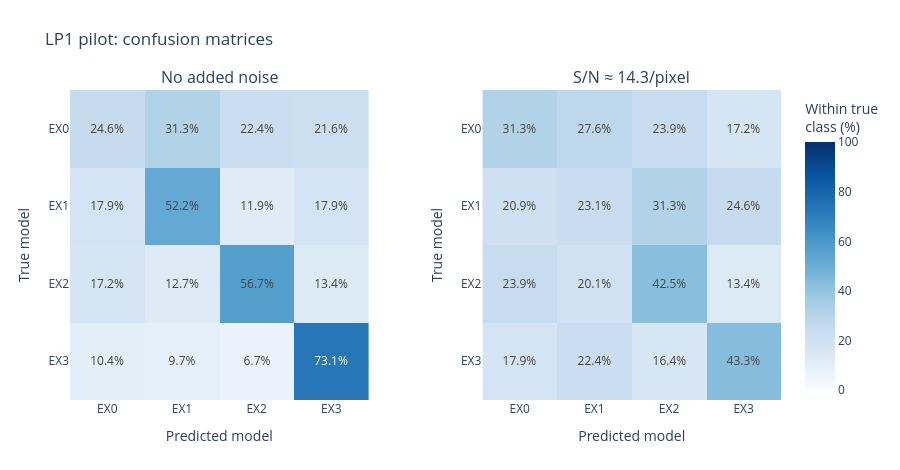

Notebook cell for this chart:
### Code cell
lp1_runs_root = ROOT / "outputs/cos_lsf_snr/runs"
lp1_run_suffix = "z0_b15_s42/matched/EX0_EX1_EX2_EX3"

fig_lp1_cm = make_subplots(
    rows=1,
    cols=2,
    subplot_titles=("No added noise", "S/N ≈ 14.3/pixel"),
    horizontal_spacing=0.16,
)

for column, stage in enumerate(lp1_stages, start=1):
    metrics_path = (
        lp1_runs_root / stage / lp1_run_suffix / "metrics.json"
    )
    with metrics_path.open() as handle:
        metrics = json.load(handle)

    labels = metrics["models"]
    counts = np.asarray(metrics["confusion_matrix"], dtype=int)
    row_totals = counts.sum(axis=1, keepdims=True)

    if np.any(row_totals == 0):
        raise ValueError(f"{stage}: a true class has no test examples")

    percentages = 100.0 * counts / row_totals

    fig_lp1_cm.add_trace(
        go.Heatmap(
            z=percentages,
            x=labels,
            y=labels,
            coloraxis="coloraxis",
            customdata=counts,
            texttemplate="%{z:.1f}%",
            hovertemplate=(
                "True model: %{y}<br>"
                "Predicted model: %{x}<br>"
                "Count: %{customdata}<br>"
                "Within true class: %{z:.1f}%"
                "<extra></extra>"
            ),
        ),
        row=1,
        col=column,
    )
    fig_lp1_cm.update_xaxes(
        title_text="Predicted model",
        row=1,
        col=column,
    )
    fig_lp1_cm.update_yaxes(
        title_text="True model",
        autorange="reversed",
        row=1,
        col=column,
    )

    print(f"\n{stage} — label order: {labels}")
    print(counts)

fig_lp1_cm.update_layout(
    title="LP1 pilot: confusion matrices",
    template="plotly_white",
    height=470,
    margin=dict(l=70, r=100, t=90, b=70),
    coloraxis=dict(
        colorscale="Blues",
        cmin=0,
        cmax=100,
        colorbar=dict(title="Within true<br>class (%)"),
    ),
)
fig_lp1_cm.show()

### Figure 1 — Plotly figure (JSON) as saved in the notebook; plotly's stock layout.template omitted (floating-point values rounded to 4 significant figures)
{"data": [{"coloraxis": "coloraxis", "customdata": [[33, 42, 30, 29], [24, 70, 16, 24], [23, 17, 76, 18], [14, 13, 9, 98]], "hovertemplate": "True model: %{y}<br>Predicted model: %{x}<br>Count: %{customdata}<br>Within true class: %{z:.1f}%<extra></extra>", "texttemplate": "%{z:.1f}%", "type": "heatmap", "x": ["EX0", "EX1", "EX2", "EX3"], "xaxis": "x", "y": ["EX0", "EX1", "EX2", "EX3"], "yaxis": "y", "z": [[24.63, 31.34, 22.39, 21.64], [17.91, 52.24, 11.94, 17.91], [17.16, 12.69, 56.72, 13.43], [10.45, 9.701, 6.716, 73.13]]}, {"coloraxis": "coloraxis", "customdata": [[42, 37, 32, 23], [28, 31, 42, 33], [32, 27, 57, 18], [24, 30, 22, 58]], "hovertemplate": "True model: %{y}<br>Predicted model: %{x}<br>Count: %{customdata}<br>Within true class: %{z:.1f}%<extra></extra>", "texttemplate": "%{z:.1f}%", "type": "heatmap", "x": ["EX0", "EX1", "EX2", "EX3"], "xaxis": "x2", "y": ["EX0", "EX1", "EX2", "EX3"], "yaxis": "y2", "z": [[31.34, 27.61, 23.88, 17.16], [20.9, 23.13, 31.34, 24.63], [23.88, 20.15, 42.54, 13.43], [17.91, 22.39, 16.42, 43.28]]}], "layout": {"annotations": [{"font": {"size": 16}, "showarrow": false, "text": "No added noise", "x": 0.21, "xanchor": "center", "xref": "paper", "y": 1, "yanchor": "bottom", "yref": "paper"}, {"font": {"size": 16}, "showarrow": false, "text": "S/N ≈ 14.3/pixel", "x": 0.79, "xanchor": "center", "xref": "paper", "y": 1, "yanchor": "bottom", "yref": "paper"}], "coloraxis": {"cmax": 100, "cmin": 0, "colorbar": {"title": {"text": "Within true<br>class (%)"}}, "colorscale": [[0, "rgb(247,251,255)"], [0.125, "rgb(222,235,247)"], [0.25, "rgb(198,219,239)"], [0.375, "rgb(158,202,225)"], [0.5, "rgb(107,174,214)"], [0.625, "rgb(66,146,198)"], [0.75, "rgb(33,113,181)"], [0.875, "rgb(8,81,156)"], [1, "rgb(8,48,107)"]]}, "height": 470, "margin": {"b": 70, "l": 70, "r": 100, "t": 90}, "title": {"text": "LP1 pilot: confusion matrices"}, "xaxis": {"anchor": "y", "domain": [0, 0.42], "title": {"text": "Predicted model"}}, "xaxis2": {"anchor": "y2", "domain": [0.58, 1], "title": {"text": "Predicted model"}}, "yaxis": {"anchor": "x", "autorange": "reversed", "domain": [0, 1], "title": {"text": "True model"}}, "yaxis2": {"anchor": "x2", "autorange": "reversed", "domain": [0, 1], "title": {"text": "True model"}}}}
